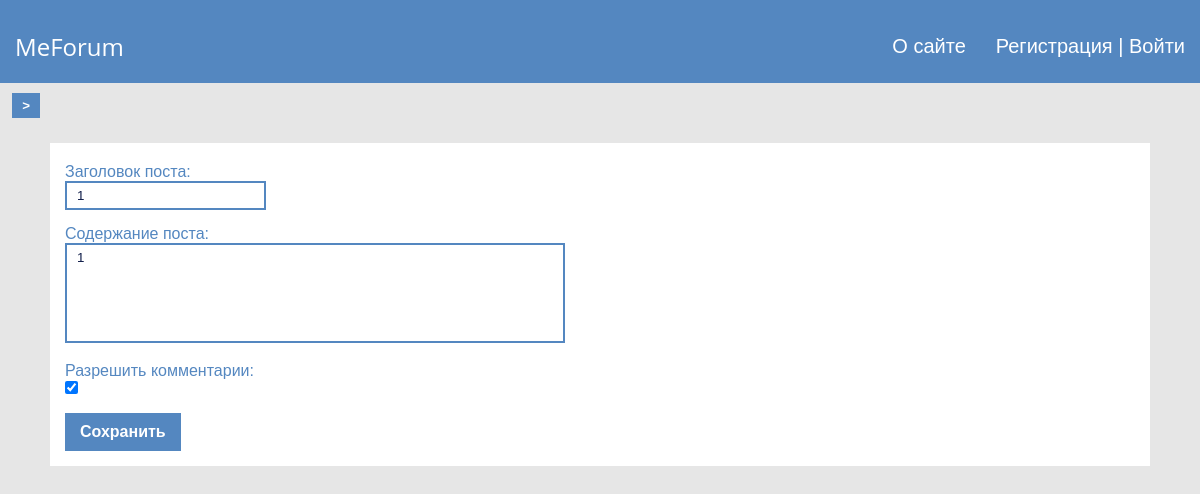
/post/3/edit/, run on the app's committed database.
### forum/models.py (models this page shows, shortened)
class Posts(models.Model):
    title = models.CharField(max_length=250, null=True, verbose_name="заголовок поста")
    content = models.TextField(verbose_name="содержание поста", blank=True)
    create_time = models.DateTimeField(auto_now_add=True, verbose_name="время создания")
    update_time = models.DateTimeField(
        auto_now=True, verbose_name="время редактирования"
    )
    author = models.ForeignKey('Users', on_delete=models.PROTECT, verbose_name="автор")
    cat = models.ForeignKey(
        Categories, on_delete=models.PROTECT, verbose_name="категория"
    )
    likes = models.ManyToManyField(Users, blank=True, related_name='liked_posts')
    dislikes = models.ManyToManyField(Users, blank=True, related_name='disliked_posts')
    views = models.ManyToManyField(Users, blank=True, related_name='viewed_posts')
    is_published = models.BooleanField(default=True, verbose_name="публикация")
    is_allow_comments = models.BooleanField(verbose_name="разрешить комментарии")
    class Meta:
        verbose_name = "Пост"
        verbose_name_plural = "Посты"

### forum/views.py (the view)
# urls.py: path('post/<int:post_id>/edit/', edit_post, name='edit_post'),
def edit_post(request, post_id):
    post = get_object_or_404(Posts, pk=post_id)
    if request.method == "POST":
        form = EditPostForm(request.POST, instance=post)
        if form.is_valid():
            form.save()
            return redirect("post", post_id=post_id)
    else:
        form = EditPostForm(instance=post)
    context = {"form": form, "post": post}
    return render(request, "forum/edit_post.html", context)

### forum/forms.py
class EditPostForm(forms.ModelForm):
    class Meta:
        model = Posts
        fields = ["title", "content", "is_allow_comments"]
        widgets = {
            "content": forms.Textarea(),
        }

### forum/models.py (called while the page is built)
    def __str__(self):
        return self.name

### forum/templatetags/forum_tags.py (called while the page is built)
@register.simple_tag()
def get_categories():
    return Categories.objects.all()

@register.simple_tag()
def get_header_menu():
    return menu

### forum/templates/forum/edit_post.html (shortened to what this page needs)
{% extends 'forum/base.html' %}
{% block content %}
<form class="form" method="post">
    {% for f in form %}
    <div class="form_item addpage-form_item"><label class="form_label" for="{{ f.id_for_label }}">{{ f.label }}:</label><div class="form-input">{{ f }}</div></div>
    {% endfor %}
    <button class="post_link" type="submit">Сохранить</button>
</form>
{% endblock content %}

### forum/static/forum/css/style.css (style rules this page uses)
*, *::after, *::before { margin: 0; padding: 0; box-sizing: border-box; color: inherit; }
body { font-family: Arial, Helvetica, sans-serif; display: flex; flex-wrap: wrap; font-size: 16px; color: #101D49; }
button { cursor: pointer; }
.post_link { display: inline-flex; text-align: center; justify-content: center; align-items: center; padding: 10px 15px; background-color: #5487C0; font-weight: 700; color: #fff; border: none; font-size: 16px; }
.form_item { margin-bottom: 15px; }
.form { background-color: #fff; padding: 20px 15px; color: #5487C0; }
.form textarea { box-sizing: border-box; resize: none; width: 500px; height: 100px; border-radius: 0; background-color: #fff; font-family: Arial, Helvetica, sans-serif; color: #101D49; }
.form input, .form textarea { border: 2px solid #5487C0; outline: none; padding: 5px 10px; color: #101D49; }
.form textarea::placeholder, .form input::placeholder { color: #5487C0; }
.form { padding: 20px 15px 15px; background-color: #fff; }

### data on the page
Posts: form "1" "1" "☑"

### other printed values
{{ item.text }} "О сайте"
{{ f.label }} "Заголовок поста" "Содержание поста" "Разрешить комментарии"
